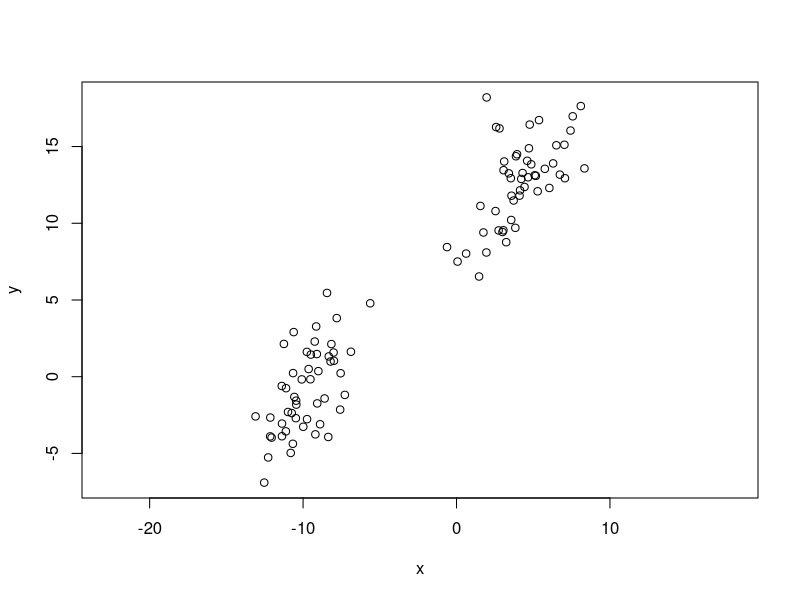
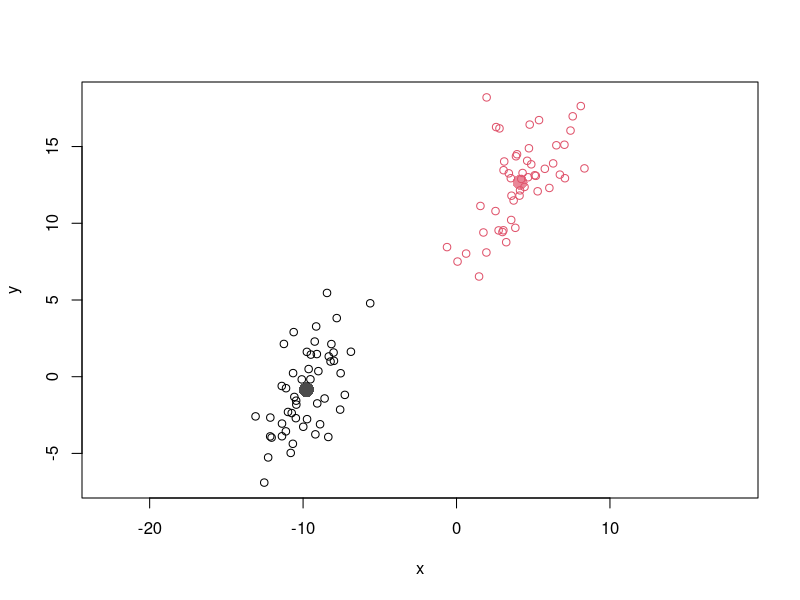
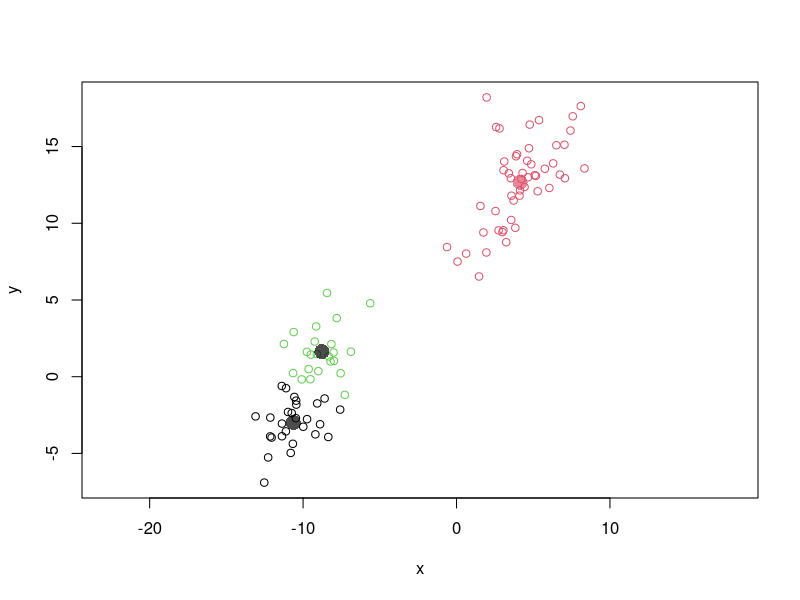
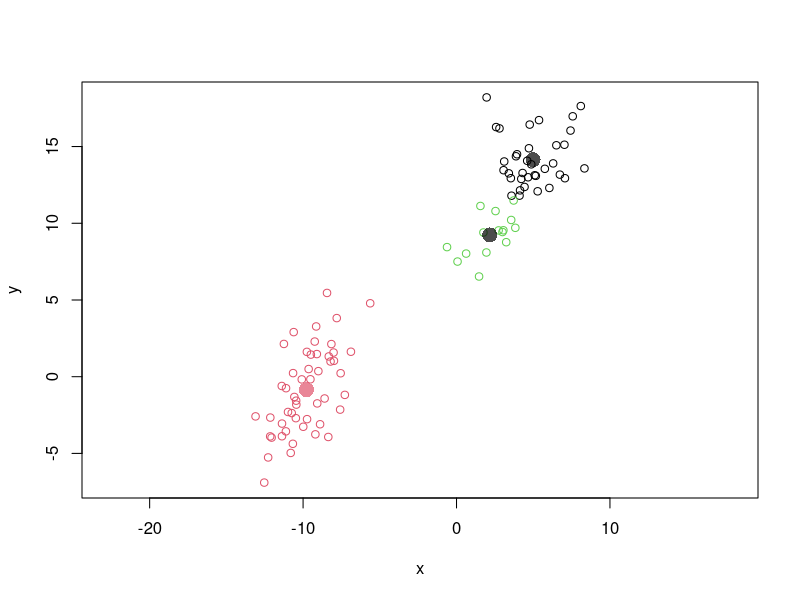
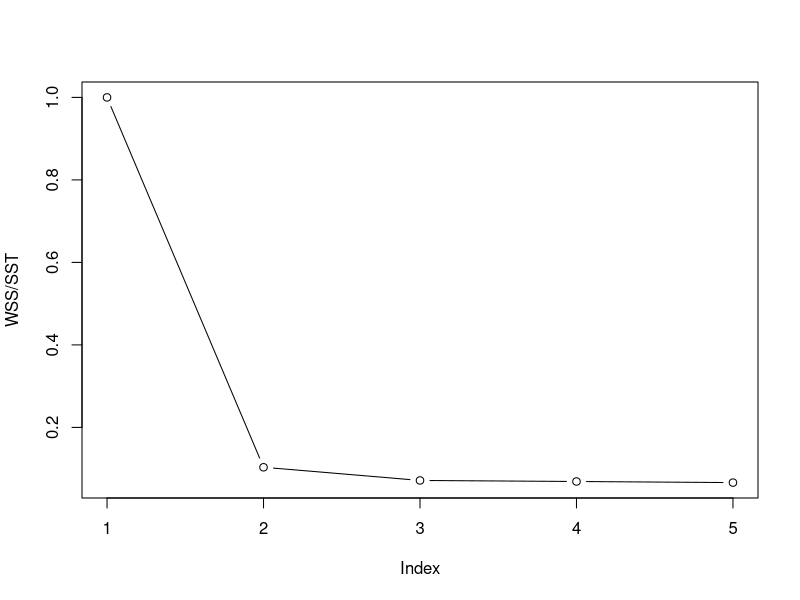

R code for these plots, in order:
# Toy problem

set.seed(123)
rho <- 0.65
n <- 100
x <- rnorm(n, c(-3, 4))
y <- rho*x + sqrt(1-rho^2)*rnorm(n)

x <- 2*x-4
y <- 3*y+5

plot(x,y, asp = 1)


X <- cbind(x,y)

# K Mean
M <- apply(X, 2, mean); M <- matrix(1, nrow = n, ncol = 1) %*% M
# K Mean
k=2
x2Means <- kmeans(X, centers = k)
plot(X, col=x2Means$cluster, asp=1)
points(x2Means$centers, pch=16, col=adjustcolor(1:2, 0.7), cex=2)

k=3
x3Means <- kmeans(X, centers = k)
plot(X, col=x3Means$cluster, asp=1)
points(x3Means$centers, pch=16, col=adjustcolor(1:2, 0.7), cex=2)

x3Means <- kmeans(X, centers = k)
plot(X, col=x3Means$cluster, asp=1)
points(x3Means$centers, pch=16, col=adjustcolor(1:2, 0.7), cex=2)

# Picking the optimum k
SST <- sum(diag(cov(X)*(n-1)))
WSS <- sapply(1:5, function(k) kmeans(X, k)$tot.within)
plot(WSS/SST, type='b')
